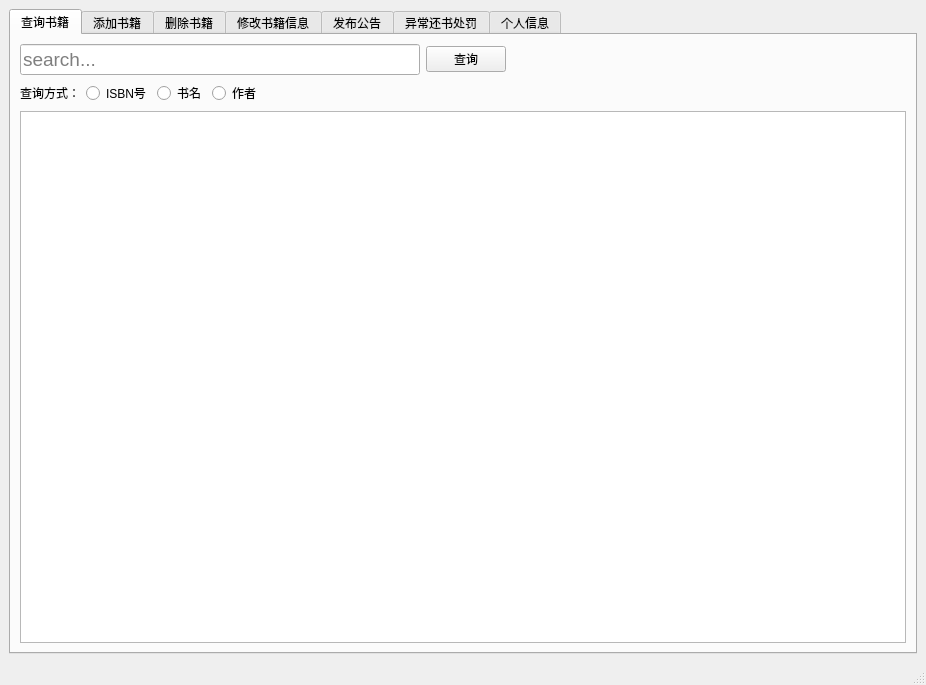
<?xml version="1.0" encoding="UTF-8"?>
<ui version="4.0">
 <class>LibrarianInterface</class>
 <widget class="QMainWindow" name="LibrarianInterface">
  <property name="geometry">
   <rect>
    <x>0</x>
    <y>0</y>
    <width>926</width>
    <height>685</height>
   </rect>
  </property>
  <property name="windowTitle">
   <string>MainWindow</string>
  </property>
  <widget class="QWidget" name="centralwidget">
   <layout class="QGridLayout" name="gridLayout">
    <item row="0" column="0">
     <widget class="QTabWidget" name="tabWidget">
      <property name="currentIndex">
       <number>0</number>
      </property>
      <widget class="QWidget" name="searchBookInfo">
       <attribute name="title">
        <string>查询书籍</string>
       </attribute>
       <layout class="QGridLayout" name="gridLayout_8">
        <item row="1" column="0">
         <widget class="QListWidget" name="bookInfoList"/>
        </item>
        <item row="0" column="0">
         <layout class="QVBoxLayout" name="verticalLayout_3">
          <item>
           <layout class="QHBoxLayout" name="horizontalLayout_28">
            <item>
             <widget class="QLineEdit" name="bookSearchInput">
              <property name="font">
               <font>
                <pointsize>14</pointsize>
               </font>
              </property>
              <property name="placeholderText">
               <string>search...</string>
              </property>
             </widget>
            </item>
            <item>
             <widget class="QPushButton" name="bookSearchBtn">
              <property name="text">
               <string>查询</string>
              </property>
             </widget>
            </item>
            <item>
             <spacer name="horizontalSpacer_16">
              <property name="orientation">
               <enum>Qt::Horizontal</enum>
              </property>
              <property name="sizeHint" stdset="0">
               <size>
                <width>40</width>
                <height>20</height>
               </size>
              </property>
             </spacer>
            </item>
           </layout>
          </item>
          <item>
           <layout class="QHBoxLayout" name="horizontalLayout_9">
            <item>
             <widget class="QLabel" name="label_8">
              <property name="text">
               <string>查询方式：</string>
              </property>
             </widget>
            </item>
            <item>
             <widget class="QRadioButton" name="isbnRadio">
              <property name="text">
               <string>ISBN号</string>
              </property>
             </widget>
            </item>
            <item>
             <widget class="QRadioButton" name="bookNameRadio">
              <property name="text">
               <string>书名</string>
              </property>
             </widget>
            </item>
            <item>
             <widget class="QRadioButton" name="authorRadio">
              <property name="text">
               <string>作者</string>
              </property>
             </widget>
            </item>
            <item>
             <spacer name="horizontalSpacer_15">
              <property name="orientation">
               <enum>Qt::Horizontal</enum>
              </property>
              <property name="sizeHint" stdset="0">
               <size>
                <width>40</width>
                <height>20</height>
               </size>
              </property>
             </spacer>
            </item>
           </layout>
          </item>
         </layout>
        </item>
       </layout>
      </widget>
      <widget class="QWidget" name="addBook">
       <attribute name="title">
        <string>添加书籍</string>
       </attribute>
       <layout class="QGridLayout" name="gridLayout_2">
        <item row="0" column="1">
         <layout class="QVBoxLayout" name="verticalLayout_2">
          <item>
           <spacer name="verticalSpacer">
            <property name="orientation">
             <enum>Qt::Vertical</enum>
            </property>
            <property name="sizeHint" stdset="0">
             <size>
              <width>20</width>
              <height>40</height>
             </size>
            </property>
           </spacer>
          </item>
          <item>
           <layout class="QVBoxLayout" name="verticalLayout">
            <item>
             <layout class="QHBoxLayout" name="horizontalLayout">
              <item>
               <widget class="QLabel" name="label">
                <property name="text">
                 <string>ISBN号：</string>
                </property>
               </widget>
              </item>
              <item>
               <widget class="QLineEdit" name="addISBN"/>
              </item>
             </layout>
            </item>
            <item>
             <spacer name="verticalSpacer_3">
              <property name="orientation">
               <enum>Qt::Vertical</enum>
              </property>
              <property name="sizeHint" stdset="0">
               <size>
                <width>20</width>
                <height>40</height>
               </size>
              </property>
             </spacer>
            </item>
            <item>
             <layout class="QHBoxLayout" name="horizontalLayout_2">
              <item>
               <widget class="QLabel" name="label_2">
                <property name="text">
                 <string>书名：     </string>
                </property>
               </widget>
              </item>
              <item>
               <widget class="QLineEdit" name="addBookName"/>
              </item>
             </layout>
            </item>
            <item>
             <spacer name="verticalSpacer_4">
              <property name="orientation">
               <enum>Qt::Vertical</enum>
              </property>
              <property name="sizeHint" stdset="0">
               <size>
                <width>20</width>
                <height>40</height>
               </size>
              </property>
             </spacer>
            </item>
            <item>
             <layout class="QHBoxLayout" name="horizontalLayout_3">
              <item>
               <widget class="QLabel" name="label_3">
                <property name="text">
                 <string>作者：     </string>
                </property>
               </widget>
              </item>
              <item>
               <widget class="QLineEdit" name="addAuthor"/>
              </item>
             </layout>
            </item>
            <item>
             <spacer name="verticalSpacer_5">
              <property name="orientation">
               <enum>Qt::Vertical</enum>
              </property>
              <property name="sizeHint" stdset="0">
               <size>
                <width>20</width>
                <height>40</height>
               </size>
              </property>
             </spacer>
            </item>
            <item>
             <layout class="QHBoxLayout" name="horizontalLayout_4">
              <item>
               <widget class="QLabel" name="label_4">
                <property name="text">
                 <string>上架时间：</string>
                </property>
               </widget>
              </item>
              <item>
               <widget class="QLineEdit" name="shelfLife"/>
              </item>
             </layout>
            </item>
            <item>
             <spacer name="verticalSpacer_6">
              <property name="orientation">
               <enum>Qt::Vertical</enum>
              </property>
              <property name="sizeHint" stdset="0">
               <size>
                <width>20</width>
                <height>40</height>
               </size>
              </property>
             </spacer>
            </item>
            <item>
             <layout class="QHBoxLayout" name="horizontalLayout_5">
              <item>
               <widget class="QLabel" name="label_5">
                <property name="text">
                 <string>价格：     </string>
                </property>
               </widget>
              </item>
              <item>
               <widget class="QLineEdit" name="addPrice"/>
              </item>
             </layout>
            </item>
            <item>
             <spacer name="verticalSpacer_7">
              <property name="orientation">
               <enum>Qt::Vertical</enum>
              </property>
              <property name="sizeHint" stdset="0">
               <size>
                <width>20</width>
                <height>40</height>
               </size>
              </property>
             </spacer>
            </item>
            <item>
             <layout class="QHBoxLayout" name="horizontalLayout_6">
              <item>
               <widget class="QLabel" name="label_6">
                <property name="text">
                 <string>类别：     </string>
                </property>
               </widget>
              </item>
              <item>
               <widget class="QLineEdit" name="addCategory"/>
              </item>
             </layout>
            </item>
            <item>
             <spacer name="verticalSpacer_8">
              <property name="orientation">
               <enum>Qt::Vertical</enum>
              </property>
              <property name="sizeHint" stdset="0">
               <size>
                <width>20</width>
                <height>40</height>
               </size>
              </property>
             </spacer>
            </item>
            <item>
             <layout class="QHBoxLayout" name="horizontalLayout_7">
              <item>
               <widget class="QLabel" name="label_7">
                <property name="text">
                 <string>出版社： </string>
                </property>
               </widget>
              </item>
              <item>
               <widget class="QLineEdit" name="addPress"/>
              </item>
             </layout>
            </item>
           </layout>
          </item>
          <item>
           <spacer name="verticalSpacer_2">
            <property name="orientation">
             <enum>Qt::Vertical</enum>
            </property>
            <property name="sizeHint" stdset="0">
             <size>
              <width>20</width>
              <height>40</height>
             </size>
            </property>
           </spacer>
          </item>
          <item>
           <layout class="QHBoxLayout" name="horizontalLayout_8">
            <item>
             <spacer name="horizontalSpacer">
              <property name="orientation">
               <enum>Qt::Horizontal</enum>
              </property>
              <property name="sizeHint" stdset="0">
               <size>
                <width>40</width>
                <height>20</height>
               </size>
              </property>
             </spacer>
            </item>
            <item>
             <widget class="QPushButton" name="addBookBtn">
              <property name="text">
               <string>添加</string>
              </property>
             </widget>
            </item>
            <item>
             <spacer name="horizontalSpacer_2">
              <property name="orientation">
               <enum>Qt::Horizontal</enum>
              </property>
              <property name="sizeHint" stdset="0">
               <size>
                <width>40</width>
                <height>20</height>
               </size>
              </property>
             </spacer>
            </item>
            <item>
             <widget class="QPushButton" name="bookInfoClear">
              <property name="text">
               <string>清空</string>
              </property>
             </widget>
            </item>
            <item>
             <spacer name="horizontalSpacer_3">
              <property name="orientation">
               <enum>Qt::Horizontal</enum>
              </property>
              <property name="sizeHint" stdset="0">
               <size>
                <width>40</width>
                <height>20</height>
               </size>
              </property>
             </spacer>
            </item>
           </layout>
          </item>
         </layout>
        </item>
        <item row="0" column="0">
         <spacer name="horizontalSpacer_4">
          <property name="orientation">
           <enum>Qt::Horizontal</enum>
          </property>
          <property name="sizeHint" stdset="0">
           <size>
            <width>40</width>
            <height>20</height>
           </size>
          </property>
         </spacer>
        </item>
        <item row="0" column="2">
         <spacer name="horizontalSpacer_5">
          <property name="orientation">
           <enum>Qt::Horizontal</enum>
          </property>
          <property name="sizeHint" stdset="0">
           <size>
            <width>40</width>
            <height>20</height>
           </size>
          </property>
         </spacer>
        </item>
       </layout>
      </widget>
      <widget class="QWidget" name="deleteBook">
       <attribute name="title">
        <string>删除书籍</string>
       </attribute>
       <layout class="QGridLayout" name="gridLayout_3">
        <item row="0" column="0">
         <layout class="QHBoxLayout" name="horizontalLayout_10">
          <item>
           <widget class="QLineEdit" name="deleteSearchInput">
            <property name="font">
             <font>
              <pointsize>14</pointsize>
             </font>
            </property>
            <property name="placeholderText">
             <string>ISBN号...</string>
            </property>
           </widget>
          </item>
          <item>
           <widget class="QPushButton" name="deleteSearchBtn">
            <property name="text">
             <string>查询</string>
            </property>
           </widget>
          </item>
          <item>
           <spacer name="horizontalSpacer_11">
            <property name="orientation">
             <enum>Qt::Horizontal</enum>
            </property>
            <property name="sizeHint" stdset="0">
             <size>
              <width>40</width>
              <height>20</height>
             </size>
            </property>
           </spacer>
          </item>
         </layout>
        </item>
        <item row="2" column="0">
         <layout class="QHBoxLayout" name="horizontalLayout_11">
          <item>
           <spacer name="horizontalSpacer_6">
            <property name="orientation">
             <enum>Qt::Horizontal</enum>
            </property>
            <property name="sizeHint" stdset="0">
             <size>
              <width>40</width>
              <height>20</height>
             </size>
            </property>
           </spacer>
          </item>
          <item>
           <widget class="QPushButton" name="deleteBookBtn">
            <property name="text">
             <string>删除</string>
            </property>
           </widget>
          </item>
         </layout>
        </item>
        <item row="1" column="0">
         <widget class="QListWidget" name="deleteBookList"/>
        </item>
       </layout>
      </widget>
      <widget class="QWidget" name="modifyBookInfo">
       <property name="minimumSize">
        <size>
         <width>774</width>
         <height>0</height>
        </size>
       </property>
       <attribute name="title">
        <string>修改书籍信息</string>
       </attribute>
       <layout class="QGridLayout" name="gridLayout_4">
        <item row="0" column="0">
         <layout class="QHBoxLayout" name="horizontalLayout_12">
          <item>
           <widget class="QLineEdit" name="modifySearchInput">
            <property name="font">
             <font>
              <pointsize>14</pointsize>
             </font>
            </property>
            <property name="placeholderText">
             <string>ISBN号...</string>
            </property>
           </widget>
          </item>
          <item>
           <widget class="QPushButton" name="modifySearchBtn">
            <property name="text">
             <string>查询</string>
            </property>
           </widget>
          </item>
          <item>
           <spacer name="horizontalSpacer_10">
            <property name="orientation">
             <enum>Qt::Horizontal</enum>
            </property>
            <property name="sizeHint" stdset="0">
             <size>
              <width>40</width>
              <height>20</height>
             </size>
            </property>
           </spacer>
          </item>
         </layout>
        </item>
        <item row="1" column="0">
         <layout class="QHBoxLayout" name="horizontalLayout_22">
          <item>
           <spacer name="horizontalSpacer_7">
            <property name="orientation">
             <enum>Qt::Horizontal</enum>
            </property>
            <property name="sizeHint" stdset="0">
             <size>
              <width>40</width>
              <height>20</height>
             </size>
            </property>
           </spacer>
          </item>
          <item>
           <layout class="QVBoxLayout" name="verticalLayout_5">
            <item>
             <spacer name="verticalSpacer_9">
              <property name="orientation">
               <enum>Qt::Vertical</enum>
              </property>
              <property name="sizeHint" stdset="0">
               <size>
                <width>20</width>
                <height>40</height>
               </size>
              </property>
             </spacer>
            </item>
            <item>
             <layout class="QVBoxLayout" name="verticalLayout_6">
              <item>
               <layout class="QHBoxLayout" name="horizontalLayout_13">
                <item>
                 <widget class="QLabel" name="label_9">
                  <property name="text">
                   <string>ISBN号：</string>
                  </property>
                 </widget>
                </item>
                <item>
                 <widget class="QLineEdit" name="modifyISBN"/>
                </item>
               </layout>
              </item>
              <item>
               <spacer name="verticalSpacer_10">
                <property name="orientation">
                 <enum>Qt::Vertical</enum>
                </property>
                <property name="sizeHint" stdset="0">
                 <size>
                  <width>20</width>
                  <height>40</height>
                 </size>
                </property>
               </spacer>
              </item>
              <item>
               <layout class="QHBoxLayout" name="horizontalLayout_14">
                <item>
                 <widget class="QLabel" name="label_10">
                  <property name="text">
                   <string>书名：     </string>
                  </property>
                 </widget>
                </item>
                <item>
                 <widget class="QLineEdit" name="modifyBookName"/>
                </item>
               </layout>
              </item>
              <item>
               <spacer name="verticalSpacer_11">
                <property name="orientation">
                 <enum>Qt::Vertical</enum>
                </property>
                <property name="sizeHint" stdset="0">
                 <size>
                  <width>20</width>
                  <height>40</height>
                 </size>
                </property>
               </spacer>
              </item>
              <item>
               <layout class="QHBoxLayout" name="horizontalLayout_15">
                <item>
                 <widget class="QLabel" name="label_11">
                  <property name="text">
                   <string>作者：     </string>
                  </property>
                 </widget>
                </item>
                <item>
                 <widget class="QLineEdit" name="modifyAuthor"/>
                </item>
               </layout>
              </item>
              <item>
               <spacer name="verticalSpacer_12">
                <property name="orientation">
                 <enum>Qt::Vertical</enum>
                </property>
                <property name="sizeHint" stdset="0">
                 <size>
                  <width>20</width>
                  <height>40</height>
                 </size>
                </property>
               </spacer>
              </item>
              <item>
               <layout class="QHBoxLayout" name="horizontalLayout_16">
                <item>
                 <widget class="QLabel" name="label_12">
                  <property name="text">
                   <string>上架时间：</string>
                  </property>
                 </widget>
                </item>
                <item>
                 <widget class="QLineEdit" name="modifyShelfLife"/>
                </item>
               </layout>
              </item>
              <item>
               <spacer name="verticalSpacer_13">
                <property name="orientation">
                 <enum>Qt::Vertical</enum>
                </property>
                <property name="sizeHint" stdset="0">
                 <size>
                  <width>20</width>
                  <height>40</height>
                 </size>
                </property>
               </spacer>
              </item>
              <item>
               <layout class="QHBoxLayout" name="horizontalLayout_17">
                <item>
                 <widget class="QLabel" name="label_13">
                  <property name="text">
                   <string>价格：     </string>
                  </property>
                 </widget>
                </item>
                <item>
                 <widget class="QLineEdit" name="modifyPrice"/>
                </item>
               </layout>
              </item>
              <item>
               <spacer name="verticalSpacer_14">
                <property name="orientation">
                 <enum>Qt::Vertical</enum>
                </property>
                <property name="sizeHint" stdset="0">
                 <size>
                  <width>20</width>
                  <height>40</height>
                 </size>
                </property>
               </spacer>
              </item>
              <item>
               <layout class="QHBoxLayout" name="horizontalLayout_18">
                <item>
                 <widget class="QLabel" name="label_14">
                  <property name="text">
                   <string>类别：     </string>
                  </property>
                 </widget>
                </item>
                <item>
                 <widget class="QLineEdit" name="modifyCategory"/>
                </item>
               </layout>
              </item>
              <item>
               <spacer name="verticalSpacer_15">
                <property name="orientation">
                 <enum>Qt::Vertical</enum>
                </property>
                <property name="sizeHint" stdset="0">
                 <size>
                  <width>20</width>
                  <height>40</height>
                 </size>
                </property>
               </spacer>
              </item>
              <item>
               <layout class="QHBoxLayout" name="horizontalLayout_19">
                <item>
                 <widget class="QLabel" name="label_15">
                  <property name="text">
                   <string>出版社： </string>
                  </property>
                 </widget>
                </item>
                <item>
                 <widget class="QLineEdit" name="modifyPress"/>
                </item>
               </layout>
              </item>
              <item>
               <spacer name="verticalSpacer_17">
                <property name="orientation">
                 <enum>Qt::Vertical</enum>
                </property>
                <property name="sizeHint" stdset="0">
                 <size>
                  <width>20</width>
                  <height>40</height>
                 </size>
                </property>
               </spacer>
              </item>
              <item>
               <layout class="QHBoxLayout" name="horizontalLayout_21">
                <item>
                 <widget class="QLabel" name="label_16">
                  <property name="text">
                   <string>出借状态：</string>
                  </property>
                 </widget>
                </item>
                <item>
                 <widget class="QLineEdit" name="modifyLoanStatus"/>
                </item>
               </layout>
              </item>
             </layout>
            </item>
            <item>
             <spacer name="verticalSpacer_16">
              <property name="orientation">
               <enum>Qt::Vertical</enum>
              </property>
              <property name="sizeHint" stdset="0">
               <size>
                <width>20</width>
                <height>40</height>
               </size>
              </property>
             </spacer>
            </item>
            <item>
             <layout class="QHBoxLayout" name="horizontalLayout_20">
              <item>
               <spacer name="horizontalSpacer_8">
                <property name="orientation">
                 <enum>Qt::Horizontal</enum>
                </property>
                <property name="sizeHint" stdset="0">
                 <size>
                  <width>40</width>
                  <height>20</height>
                 </size>
                </property>
               </spacer>
              </item>
              <item>
               <widget class="QPushButton" name="modifyBookBtn">
                <property name="text">
                 <string>修改</string>
                </property>
               </widget>
              </item>
             </layout>
            </item>
           </layout>
          </item>
          <item>
           <spacer name="horizontalSpacer_9">
            <property name="orientation">
             <enum>Qt::Horizontal</enum>
            </property>
            <property name="sizeHint" stdset="0">
             <size>
              <width>40</width>
              <height>20</height>
             </size>
            </property>
           </spacer>
          </item>
         </layout>
        </item>
       </layout>
      </widget>
      <widget class="QWidget" name="announcementPublish">
       <attribute name="title">
        <string>发布公告</string>
       </attribute>
       <layout class="QGridLayout" name="gridLayout_5">
        <item row="0" column="0">
         <layout class="QHBoxLayout" name="horizontalLayout_32">
          <item>
           <layout class="QHBoxLayout" name="horizontalLayout_30">
            <item>
             <layout class="QHBoxLayout" name="horizontalLayout_31">
              <item>
               <widget class="QLabel" name="label_22">
                <property name="text">
                 <string>发布时间：</string>
                </property>
               </widget>
              </item>
              <item>
               <widget class="QLineEdit" name="publishTime"/>
              </item>
             </layout>
            </item>
            <item>
             <widget class="QLabel" name="label_23">
              <property name="text">
               <string>发布者：</string>
              </property>
             </widget>
            </item>
            <item>
             <widget class="QLineEdit" name="publisherName"/>
            </item>
            <item>
             <spacer name="horizontalSpacer_18">
              <property name="orientation">
               <enum>Qt::Horizontal</enum>
              </property>
              <property name="sizeHint" stdset="0">
               <size>
                <width>40</width>
                <height>20</height>
               </size>
              </property>
             </spacer>
            </item>
           </layout>
          </item>
         </layout>
        </item>
        <item row="1" column="0">
         <widget class="QPlainTextEdit" name="announcementContent">
          <property name="font">
           <font>
            <pointsize>12</pointsize>
           </font>
          </property>
          <property name="placeholderText">
           <string>公告限制200字</string>
          </property>
         </widget>
        </item>
        <item row="2" column="0">
         <layout class="QHBoxLayout" name="horizontalLayout_23">
          <item>
           <spacer name="horizontalSpacer_12">
            <property name="orientation">
             <enum>Qt::Horizontal</enum>
            </property>
            <property name="sizeHint" stdset="0">
             <size>
              <width>40</width>
              <height>20</height>
             </size>
            </property>
           </spacer>
          </item>
          <item>
           <widget class="QPushButton" name="publishBtn">
            <property name="text">
             <string>公告发布</string>
            </property>
           </widget>
          </item>
         </layout>
        </item>
       </layout>
      </widget>
      <widget class="QWidget" name="exceptionPunish">
       <attribute name="title">
        <string>异常还书处罚</string>
       </attribute>
       <layout class="QGridLayout" name="gridLayout_7">
        <item row="0" column="0">
         <layout class="QVBoxLayout" name="verticalLayout_8">
          <item>
           <widget class="QLabel" name="label_17">
            <property name="text">
             <string>还书异常列表：</string>
            </property>
           </widget>
          </item>
          <item>
           <widget class="QListWidget" name="exceptionList"/>
          </item>
         </layout>
        </item>
       </layout>
      </widget>
      <widget class="QWidget" name="modifyLibrarianInfo">
       <attribute name="title">
        <string>个人信息</string>
       </attribute>
       <layout class="QGridLayout" name="gridLayout_6">
        <item row="0" column="1">
         <spacer name="verticalSpacer_18">
          <property name="orientation">
           <enum>Qt::Vertical</enum>
          </property>
          <property name="sizeHint" stdset="0">
           <size>
            <width>20</width>
            <height>40</height>
           </size>
          </property>
         </spacer>
        </item>
        <item row="1" column="0">
         <spacer name="horizontalSpacer_13">
          <property name="orientation">
           <enum>Qt::Horizontal</enum>
          </property>
          <property name="sizeHint" stdset="0">
           <size>
            <width>40</width>
            <height>20</height>
           </size>
          </property>
         </spacer>
        </item>
        <item row="1" column="1">
         <layout class="QVBoxLayout" name="verticalLayout_7">
          <item>
           <layout class="QHBoxLayout" name="horizontalLayout_27">
            <item>
             <widget class="QLabel" name="label_21">
              <property name="text">
               <string>ID：    </string>
              </property>
             </widget>
            </item>
            <item>
             <widget class="QLineEdit" name="librarianId"/>
            </item>
           </layout>
          </item>
          <item>
           <spacer name="verticalSpacer_20">
            <property name="orientation">
             <enum>Qt::Vertical</enum>
            </property>
            <property name="sizeHint" stdset="0">
             <size>
              <width>20</width>
              <height>40</height>
             </size>
            </property>
           </spacer>
          </item>
          <item>
           <layout class="QHBoxLayout" name="horizontalLayout_24">
            <item>
             <widget class="QLabel" name="label_18">
              <property name="text">
               <string>姓名：</string>
              </property>
             </widget>
            </item>
            <item>
             <widget class="QLineEdit" name="librarianName"/>
            </item>
           </layout>
          </item>
          <item>
           <spacer name="verticalSpacer_21">
            <property name="orientation">
             <enum>Qt::Vertical</enum>
            </property>
            <property name="sizeHint" stdset="0">
             <size>
              <width>20</width>
              <height>40</height>
             </size>
            </property>
           </spacer>
          </item>
          <item>
           <layout class="QHBoxLayout" name="horizontalLayout_25">
            <item>
             <widget class="QLabel" name="label_19">
              <property name="text">
               <string>邮箱：</string>
              </property>
             </widget>
            </item>
            <item>
             <widget class="QLineEdit" name="librarianMail"/>
            </item>
           </layout>
          </item>
          <item>
           <spacer name="verticalSpacer_22">
            <property name="orientation">
             <enum>Qt::Vertical</enum>
            </property>
            <property name="sizeHint" stdset="0">
             <size>
              <width>20</width>
              <height>40</height>
             </size>
            </property>
           </spacer>
          </item>
          <item>
           <layout class="QHBoxLayout" name="horizontalLayout_26">
            <item>
             <widget class="QLabel" name="label_20">
              <property name="text">
               <string>密码：</string>
              </property>
             </widget>
            </item>
            <item>
             <widget class="QLineEdit" name="librarianPassword"/>
            </item>
           </layout>
          </item>
          <item>
           <spacer name="verticalSpacer_23">
            <property name="orientation">
             <enum>Qt::Vertical</enum>
            </property>
            <property name="sizeHint" stdset="0">
             <size>
              <width>20</width>
              <height>40</height>
             </size>
            </property>
           </spacer>
          </item>
          <item>
           <layout class="QHBoxLayout" name="horizontalLayout_29">
            <item>
             <spacer name="horizontalSpacer_17">
              <property name="orientation">
               <enum>Qt::Horizontal</enum>
              </property>
              <property name="sizeHint" stdset="0">
               <size>
                <width>40</width>
                <height>20</height>
               </size>
              </property>
             </spacer>
            </item>
            <item>
             <widget class="QPushButton" name="editInfoBtn">
              <property name="text">
               <string>修改</string>
              </property>
             </widget>
            </item>
           </layout>
          </item>
         </layout>
        </item>
        <item row="1" column="2">
         <spacer name="horizontalSpacer_14">
          <property name="orientation">
           <enum>Qt::Horizontal</enum>
          </property>
          <property name="sizeHint" stdset="0">
           <size>
            <width>40</width>
            <height>20</height>
           </size>
          </property>
         </spacer>
        </item>
        <item row="2" column="1">
         <spacer name="verticalSpacer_19">
          <property name="orientation">
           <enum>Qt::Vertical</enum>
          </property>
          <property name="sizeHint" stdset="0">
           <size>
            <width>20</width>
            <height>40</height>
           </size>
          </property>
         </spacer>
        </item>
       </layout>
      </widget>
     </widget>
    </item>
   </layout>
  </widget>
  <widget class="QMenuBar" name="menubar">
   <property name="geometry">
    <rect>
     <x>0</x>
     <y>0</y>
     <width>926</width>
     <height>25</height>
    </rect>
   </property>
  </widget>
  <widget class="QStatusBar" name="statusbar"/>
 </widget>
 <resources/>
 <connections/>
</ui>
